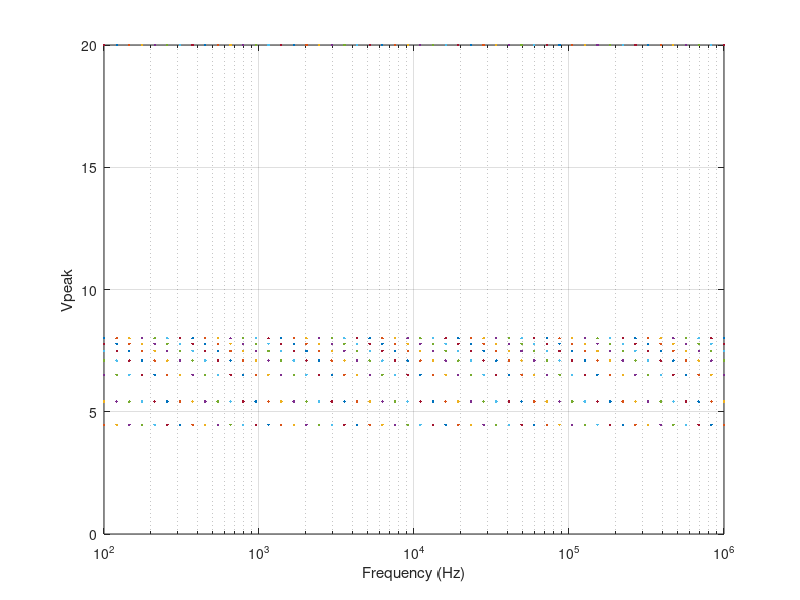

The MATLAB source for this figure:
V_positive = 85;
V_negative = -20;
V_supply = (V_positive - V_negative)/2;
 
C_load = 8*10^(-6);
%V_peak = 37.5;
f = 5000000;
 
%dV_dt = 2*pi*f*V_peak*10^(-6);
%I_load = C_load * dV_dt/(10^(-6)); %Current peak
 
% Dielectric losses: Energy being dissipated within a dielectric in the form of heat when an alternating electric field is applied
%P_load = (pi/4)*0.3*f*C_load*(V_peak*4)^2;
% For each side of the bridge:
%P_supply = (2*V_supply*I_load)/pi;
%Power dissipation
P_ampl = 100;
%P_ampl = P_supply - P_load/2;

%(pi*0.3/8)*f*C_load*16)*V_peak^2 - (4*V_supply*C_load*f)*V_peak + P_ampl = 0;

%V_peak = (32/3*pi+sqrt((32/3*pi)^2-4*8/3*pi*P_ampl/(f*C_load)))/2;
 
%% FREQUENCY RESPONSE of the amplifier with different voltages
 
% Input Parameters --------------------------------------------------------
 
    % Output current limit of the amplifier 
    %I_load = [0.2,1,2,5,10,15];
 
    % Voltage to study (v_sat_max  is the V_0 of the sinusoidal input)
    v_sat_max = 75;
    v_sat_min = 0;
    
% Simulation --------------------------------------------------------------
 
    % Load Capacitance
    %C_load = 8*10^(-6);
 
    % Frequency
    freq = logspace(2,6,50);

    P_ampl = 100;
 
    % I = C* V_0 * 2 * pi * freq
 
    for i = 1:numel(freq)
 
        V_peak(:,i) = (32/3*pi+sqrt((32/3*pi)^2-4*8/3*pi*P_ampl/(freq(i)*C_load)))/2;
 
        V_peak(:,i) = min(v_sat_max, max(v_sat_min,V_peak(:,i)));
    end

% Plot --------------------------------------------------------------------

    figure 
        for i = 1:numel(freq)
            semilogx(freq, V_peak(i)/(v_sat_max/20))
            hold on
        end
        grid on
        xlabel('Frequency (Hz)');
        ylabel('Vpeak');
        %title(['Frequency Response at ', num2str(v_sat_max * 2), ' Vpp output voltage, Imax = ', num2str(I_max),'mA' ])

